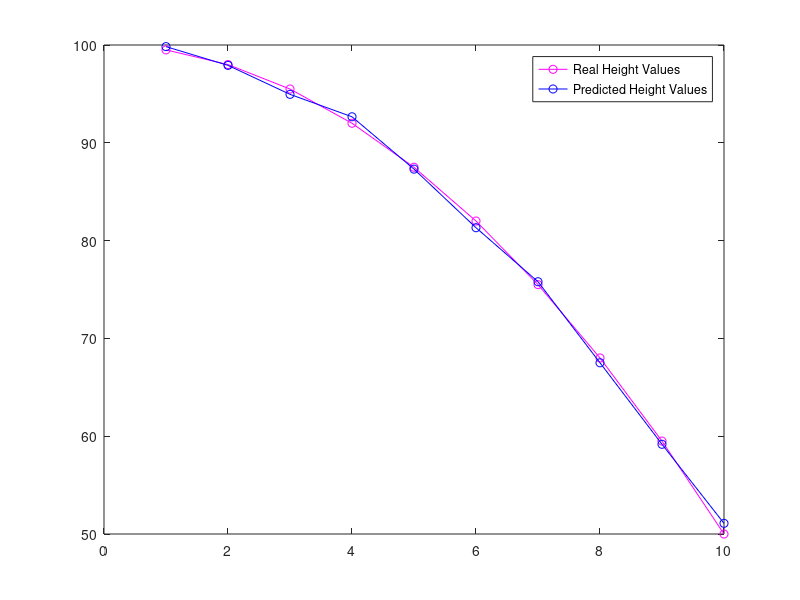
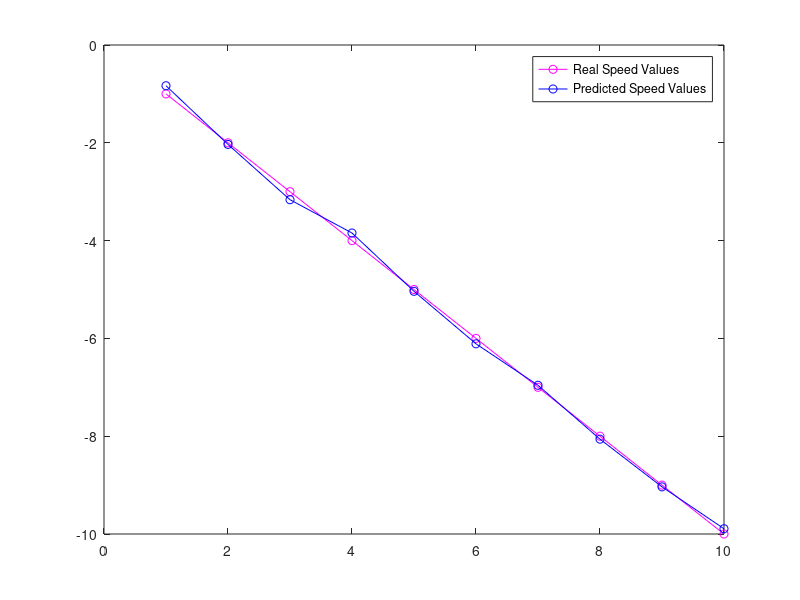

Write the MATLAB code that produced these figures, in order.
A = [1, 1; 0, 1]; %dynamic of the falling body
B = [1/2; 1]; %dynamic of the falling body
I = eye(2); %identity matrix
C = [1, 0]; %measurment process is given by acquiring directly the position
Q = [0, 0; 0, 0]; %no process noise
R = 1; %assumed covariance of measurment source
g = 1; %assumed gravitational acceleration

%---KALMAN FILTER---

  a_priori_pred_err_cov = R; % covariance of a priori state prediction initialized as the covariance of measurment source
  init_vel = 0; %initial velocity
  init_height = 100; %initial height of fall
  state = [init_height; init_vel]; %initial state
  a_priori_pred = state; %initial a priori state prediction is known and given by initial state
  t =  1:10;               %assuming to observe process each second for 10 seconds
  m  = [100,97.9,94.9,92.7,87.3,81.3,75.8,67.5,59.17,51.1];  %measurment vector
  predicted_values_height = zeros(1,10); %array where store predictions of height
  predicted_values_vel    = zeros(1,10); %array where store predictions of speed
  predicted_covariances   = cell(1,10); %array where store  post prediction error covariance

for i=1:length(t)
  %---PREDICT---
      k = t(i); %actual k is the time t(i)
      a_priori_pred = A*a_priori_pred + B*(-g); %predict state using the only process input, which is always the gravitational acceleration g
      a_priori_pred_err_cov = A*a_priori_pred_err_cov*A' + Q; %compute a priori prediction error covariance
  %---PREDICT---
  
  %---UPDATE---
        update_with = m(i);
        kalman_gain = (a_priori_pred_err_cov * C') * inv(C*a_priori_pred_err_cov*C' + R); %compute kalman gain matrix
        post_prediction = a_priori_pred + kalman_gain * (update_with - C * a_priori_pred); %update prediction with actual measurment
        post_pred_err_cov = (I - kalman_gain * C) * a_priori_pred_err_cov; %compute post prediction error covariance
        predicted_values_height(i) = post_prediction(1); %store post_prediction height in array
        predicted_values_vel(i)    = post_prediction(2); %store post_prediction speed  in array
        predicted_covariances{i}   = post_pred_err_cov;  %store post_pred_err_cov in array
  %---UPDATE---
endfor
%---KALMAN FILTER---
real_values_height = zeros(10,1);
for i=1:length(t)
  real_values_height(i) = -0.5*g*t(i)^2 + init_height; %real values of height are given by y(t) = -0.5*g*t^2 + y(0)
end


figure;
plot(t,real_values_height,'DisplayName','Real Height Values','-mo');
hold on;
plot(t,predicted_values_height,'DisplayName','Predicted Height Values','-bo')
legend(gca,'show');

real_values_vel = zeros(10,1);
for i=1:length(t)
  real_values_vel(i) = -g*t(i); %real values of speed are given by y'(t) = -g*t
end

figure;
plot(t,real_values_vel,'DisplayName','Real Speed Values','-mo');
hold on;
plot(t,predicted_values_vel,'DisplayName','Predicted Speed Values','-bo')
legend(gca,'show');

for i=1:length(t)
  disp(['t: ' num2str(t(i)), ' True Height : ', num2str(real_values_height(i)),...
         ' Measurment: ', num2str(m(i)), ...
         ' Predicted Height: ', num2str(predicted_values_height(i)),...
         ' True Speed: ', num2str(real_values_vel(i)),...
         ' Predicted Speed: ', num2str(predicted_values_vel(i))]);
endfor

for i=1:length(t)
  disp(['Estimate of prediction error covariance at time step ', num2str(t(i)) , ':']);
  disp(num2str(predicted_covariances{i}));
endfor